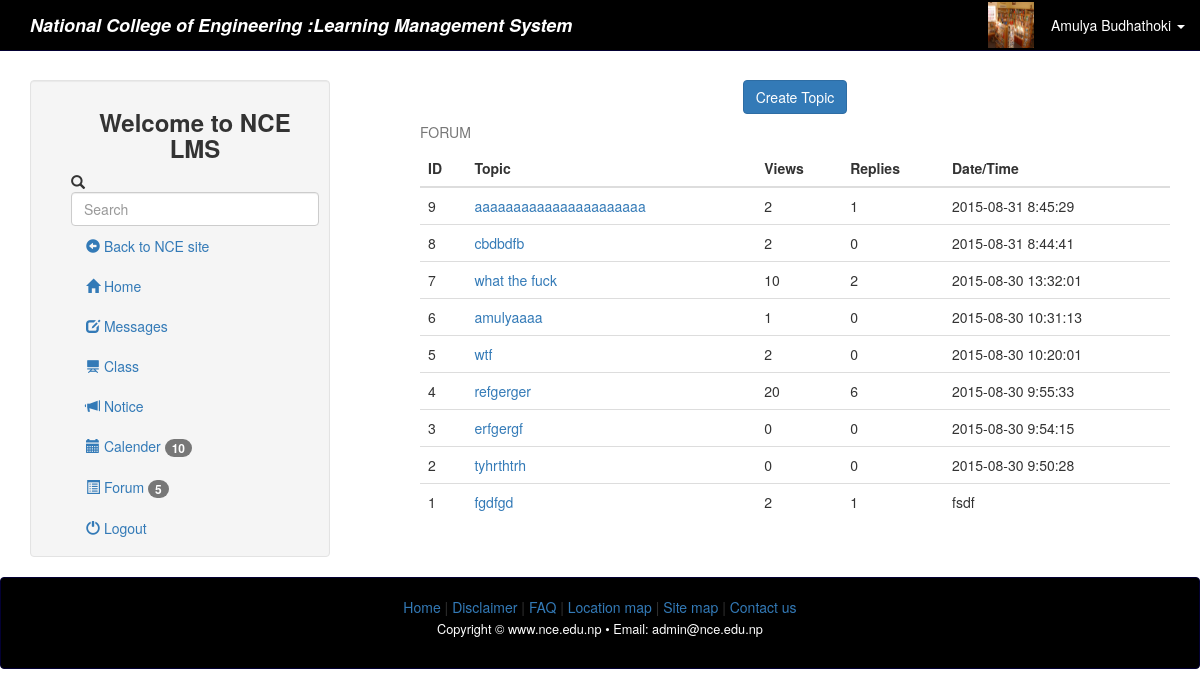
/main_forum.php (signed in), run on the app's committed database.
### tables this page shows
CREATE TABLE IF NOT EXISTS `student` (
  `id` int(11) NOT NULL,
  `user` varchar(30) NOT NULL,
  `pass` varchar(30) NOT NULL,
  `fname` varchar(30) NOT NULL,
  `mname` varchar(30) NOT NULL,
  `lname` varchar(30) NOT NULL,
  `email` varchar(30) NOT NULL,
  `year` year(4) NOT NULL DEFAULT '0000',
  `faculty` varchar(30) NOT NULL,
  `roll` int(3) NOT NULL,
  `contact` varchar(10) NOT NULL,
  `t_address` varchar(30) NOT NULL,
  `p_address` varchar(30) NOT NULL,
  `image` varchar(100) NOT NULL
);

CREATE TABLE IF NOT EXISTS `topics` (
  `id` int(4) NOT NULL,
  `question` text NOT NULL,
  `detail` longtext NOT NULL,
  `categories` varchar(3) NOT NULL,
  `username` varchar(65) NOT NULL DEFAULT '',
  `datetime` varchar(25) NOT NULL DEFAULT '',
  `view` int(4) NOT NULL DEFAULT '0',
  `reply` int(4) NOT NULL DEFAULT '0'
);

### session.php (called while the page is built, shortened)
<?php
$session_id=$_SESSION['id'];
?>

### main_forum.php (the view, shortened to what this page needs)
<?php include('header_dashboard.php'); ?>
<?php include('session.php'); ?>
<?php
$query = "SELECT* FROM topics ORDER BY id DESC";
$result = mysql_query($query);
?>
<body>
		<?php include('header_student.php'); ?>
 <div class="container-fluid">
            <div class="row-fluid">
                <?php include('student_sidebar.php'); ?>
<div class="col-md-8">
	<div class="table-responsive" >
		<table class="table table-hover">
			<center><caption >FORUM</caption><center>
			<a href="create_topic.php"><button type="button" id="myButton"  class="btn btn-primary" >
  Create Topic
</button></div></a>
			<thead>
				<tr>
					<th>ID</th>
					<th>Topic</th>
					<th>Views</th>
					<th>Replies</th>
					<th>Date/Time</th>
				</tr>
			</thead>
		<tbody>
			<?php while($rows=mysql_fetch_array($result)){ ?>
			<tr>
				<td ><?php echo $rows['id']; ?></td>
				<td><a href="view_topic.php?id=<?php echo $rows['id']; ?>"><?php echo $rows['question']; ?></a></td>
				<td><?php echo $rows['view']; ?></td>
				<td><?php echo $rows['reply']; ?></td>
				<td><?php echo $rows['datetime']; ?></td>
			</tr>
			<?php
			}
			mysql_close(); ?>
		</tbody>
	</div>
	</div>
</div>
<?php include('footer.php'); ?>
</body>

### header_student.php (shortened to what this page needs)
<nav class="navbar navbar-default navbar-fixed-top">
  <div class="navbar-inner">
  <div class="container-fluid">
    <div class="navbar-header">
      <a id="ncelms" class="navbar-brand" href="http://localhost/nce/dashboard_student.php">National College of Engineering :Learning Management System</a>
    </div>
    <div class="collapse navbar-collapse" id="bs-example-navbar-collapse-1">
      <ul class="nav navbar-nav navbar-right">
      <?php $query= mysql_query("select * from student where id = '$session_id'")or die(mysql_error());
									$row = mysql_fetch_array($query);?>
      					<li>
      						<img id="avatar" class="img-polaroid" src="admin/<?php echo $row['image'];  ?> " width= "50px"
  								height="50px" >
    						  </li>
        <li class="dropdown">
								<a href="#" role="button" class="dropdown-toggle" data-toggle="dropdown"> <i class="icon-user icon-large"></i><?php echo $row['fname']." ".$row['lname'];  ?> <i class="caret"></i></a>
							</li>
      </ul>
    </div>
  </div>
  </div>
</nav>

### css/mystyles.css (style rules this page uses)
html, body { height: 100%; padding-top: 40px; }
.navbar-default { background-color: black; border-color: #030033; }
.navbar-default .navbar-nav > li > a { color: white; }
body { background: -moz-linear-gradient(center top , #FFFFFF, #82A3E6) repeat fixed 0 0 rgba(0, 0, 0, 0); }
#ncelms { font-weight: bold; color:white; font-style: italic; }

### data on the page
student: image (picture), fname "Amulya", lname "Budhathoki"
topics: id "9", question "aaaaaaaaaaaaaaaaaaaaaa", view "2", reply "1", datetime "2015-08-31 8:45:29"
topics: id "8", question "cbdbdfb", view "2", reply "0", datetime "2015-08-31 8:44:41"
topics: id "7", question "what the fuck", view "10", reply "2", datetime "2015-08-30 13:32:01"
topics: id "6", question "amulyaaaa", view "1", reply "0", datetime "2015-08-30 10:31:13"
topics: id "5", question "wtf", view "2", reply "0", datetime "2015-08-30 10:20:01"
topics: id "4", question "refgerger", view "20", reply "6", datetime "2015-08-30 9:55:33"
topics: id "3", question "erfgergf", view "0", reply "0", datetime "2015-08-30 9:54:15"
topics: id "2", question "tyhrthtrh", view "0", reply "0", datetime "2015-08-30 9:50:28"
topics: id "1", question "fgdfgd", view "2", reply "1", datetime "fsdf"
